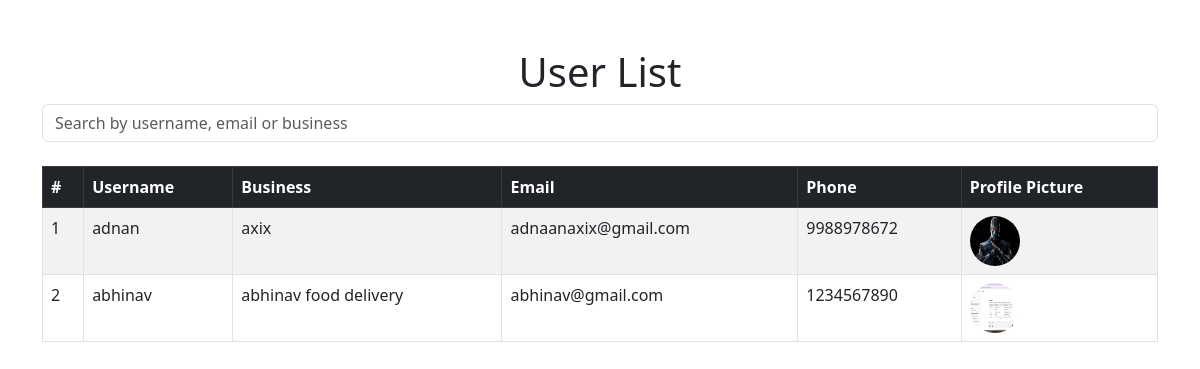
The app's page /admin_userlist/ with its own data.
### fundapp/models.py (models this page shows, shortened)
class registration(models.Model):
    username=models.CharField(max_length=50,null=True,blank=True)
    business=models.CharField(max_length=50,null=True,blank=True)
    email=models.EmailField(unique=True,null=True,blank=True)
    password=models.CharField(max_length=10,null=True,blank=True)
    profilepic=models.ImageField(upload_to='profilepic/',null=True,blank=True)
    phone=models.IntegerField(null=True,blank=True)

### fundapp/views.py (the view)
# urls.py: path('admin_userlist/',views.admin_userlist,name='admin_userlist'),
def admin_userlist(request):
    user=registration.objects.all()
    return render(request,'admin_userlist.html',{'usr':user})

### fundapp/templates/admin_userlist.html (shortened to what this page needs)
<!DOCTYPE html>
<html lang="en">
<head>
    <link href="https://cdn.jsdelivr.net/npm/bootstrap@5.3.0/dist/css/bootstrap.min.css" rel="stylesheet">
</head>
<body>
    <div class="container mt-5">
        <h1 class="text-center">User List</h1>
        <input type="text" id="searchInput" class="form-control mb-4" placeholder="Search by username, email or business" onkeyup="searchUsers()" />
        <table class="table table-bordered table-striped mt-4">
            <thead class="table-dark">
                <tr>
                    <th>#</th>
                    <th>Username</th>
                    <th>Business</th>
                    <th>Email</th>
                    <th>Phone</th>
                    <th>Profile Picture</th>
                </tr>
            </thead>
            <tbody id="userTableBody">
                {% for user in usr %}
                <tr class="user-row">
                    <td>{{ forloop.counter }}</td>
                    <td>{{ user.username }}</td>
                    <td>{{ user.business }}</td>
                    <td>{{ user.email }}</td>
                    <td>{{ user.phone }}</td>
                    <td>
                        {% if user.profilepic %}
                        <img src="{{ user.profilepic.url }}" alt="Profile Picture" style="width: 50px; height: 50px; border-radius: 50%;">
                        {% else %}
                        <span>No Image</span>
                        {% endif %}
                    </td>
                </tr>
                {% empty %}
                <tr>
                    <td colspan="6" class="text-center">No users found.</td>
                </tr>
                {% endfor %}
            </tbody>
        </table>
    </div>
</body>
</html>

### records on screen
registration: username "adnan", business "axix", email "adnaanaxix@gmail.com", phone "9988978672", profilepic (picture)
registration: username "abhinav", business "abhinav food delivery", email "abhinav@gmail.com", phone "1234567890", profilepic (picture)
